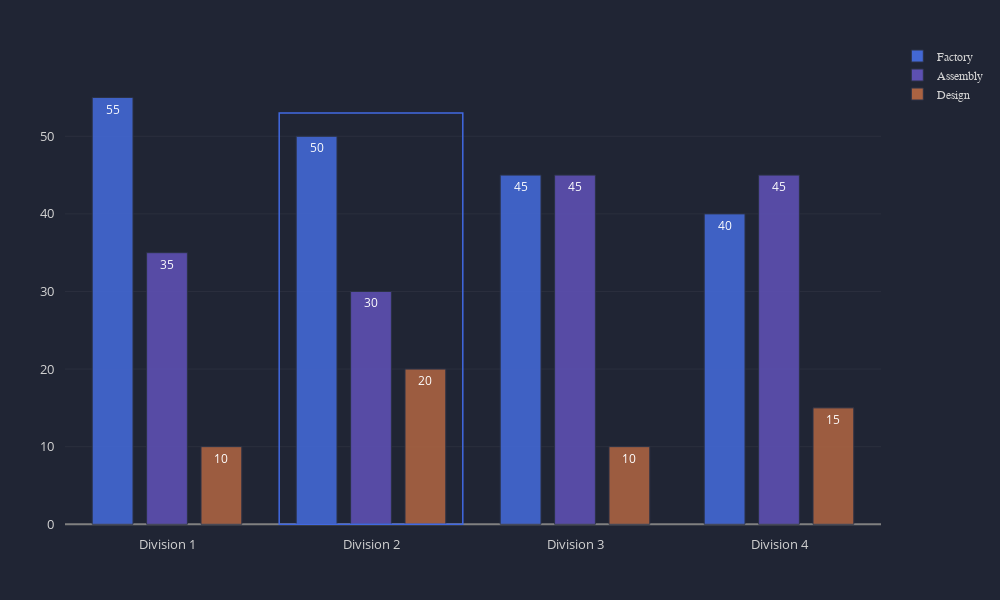

Write notebook code for a chart like this one.
### Code cell
index = ['Factory', 'Assembly', 'Design']
values = {'Division 1': [55, 35, 10], 
         'Division 2': [50, 30, 20],
         'Division 3': [45, 45, 10],
         'Division 4': [40, 45, 15]}

data = pd.DataFrame(data=values, index=index)

color_palette = chart.palette(palette='colorful')
layout = chart.layout(width=1000, ml=50, palette=color_palette)
shape = chart.add_shape(x0=0.55, x1=1.45, y0=0, y1=53, xref='paper', fill_color=None, opacity=1, line_width=1.5)
chart.bar(df=data, layout=layout, bar_width=0.20,  shapes=shape, textpos='inside', linewidth=1)

### Figure 1 — Plotly figure (JSON) as saved in the notebook; plotly's stock layout.template omitted (floating-point values rounded to 4 significant figures)
{"data": [{"marker": {"line": {"color": "#2C3347", "width": 1}, "opacity": 0.9}, "name": "Factory", "orientation": "v", "text": [55, 50, 45, 40], "textposition": "inside", "type": "bar", "width": 0.2, "x": ["Division 1", "Division 2", "Division 3", "Division 4"], "y": [55, 50, 45, 40]}, {"marker": {"line": {"color": "#2C3347", "width": 1}, "opacity": 0.9}, "name": "Assembly", "orientation": "v", "text": [35, 30, 45, 45], "textposition": "inside", "type": "bar", "width": 0.2, "x": ["Division 1", "Division 2", "Division 3", "Division 4"], "y": [35, 30, 45, 45]}, {"marker": {"line": {"color": "#2C3347", "width": 1}, "opacity": 0.9}, "name": "Design", "orientation": "v", "text": [10, 20, 10, 15], "textposition": "inside", "type": "bar", "width": 0.2, "x": ["Division 1", "Division 2", "Division 3", "Division 4"], "y": [10, 20, 10, 15]}], "layout": {"autosize": false, "colorway": ["#4368d4", "#5D50B2", "#AA6342", "#557DA0", "#DD483E", "#58a2d4", "#543c84"], "height": 600, "legend": {"bordercolor": "#202534", "borderwidth": 0, "font": {"color": "lightgrey", "family": "sans-serif", "size": 12}, "orientation": "v", "traceorder": "normal", "x": 1.02, "xanchor": "left", "y": 1, "yanchor": "middle"}, "margin": {"b": 75, "l": 50, "pad": 10, "r": 50, "t": 75}, "paper_bgcolor": "#202534", "plot_bgcolor": "#202534", "shapes": [{"line": {"color": "royalblue", "width": 1.5}, "opacity": 1, "type": "rect", "x0": 0.55, "x1": 1.45, "xref": "x", "y0": 0, "y1": 53, "yref": "y"}], "title": {"font": {"color": "lightgrey", "family": "sans-serif", "size": 24}, "text": "", "x": 0.5}, "width": 1000, "xaxis": {"autorange": true, "color": "lightgrey", "dtick": 1, "gridcolor": "#343846", "gridwidth": 0.5, "showgrid": false, "showline": false, "showticklabels": true, "tickfont": {"color": "lightgrey", "size": 13}, "tickformat": "", "tickmode": "auto", "title": {"font": {"color": "lightgrey", "family": "sans-serif", "size": 18}, "text": ""}, "type": "-", "zeroline": false, "zerolinecolor": "grey"}, "yaxis": {"autorange": true, "color": "lightgrey", "dtick": 1, "gridcolor": "#343846", "gridwidth": 0.5, "showgrid": true, "showline": false, "showticklabels": true, "tickfont": {"color": "lightgrey", "size": 13}, "tickformat": "", "tickmode": "auto", "ticks": "", "title": {"font": {"color": "lightgrey", "family": "sans-serif", "size": 18}, "text": ""}, "type": "-", "zeroline": true, "zerolinecolor": "grey"}}}
